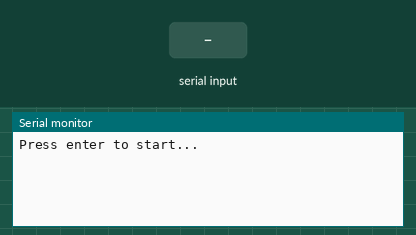
A sketch run on a simulated ATtiny85, built with avr-gcc and run on an emulated ATtiny85. Shown: the last lines printed to the serial monitor. Inputs (shaded band) come from the test bench.

Above: at 0.8 s.
0.9 s: "1" received over Serial
At 1.9 s:
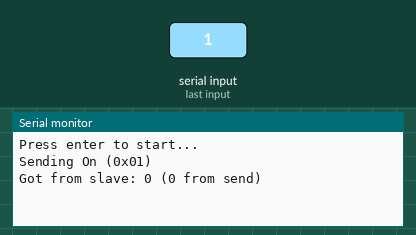
At 5.7 s:
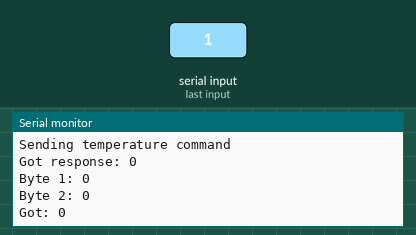

Measured:
- after the input at 0.9 s, the serial monitor: prints a new line at once (image 1)

The sketch:

mega_tiny_spi.ino
```cpp
#include <SPI.h>

#define SPI_CLOCK 200000

void setup()
{
    Serial.begin(9600);

    SPI.begin();

    Serial.println("Press enter to start...");
    while(!Serial.available())
    {

    }
}

void loop()
{
    constexpr int delay_amt = 2000;

    Serial.println("Sending On (0x01)");
    send_spi_instr(0x01); // On
    delay(delay_amt);

    Serial.println("Sending Off (0x02)");
    send_spi_instr(0x02); // Off
    delay(delay_amt);

    read_temp();
    delay(delay_amt);
}

void send_spi_instr(char out_value)
{
    // Send data
    SPI.beginTransaction(SPISettings(SPI_CLOCK, MSBFIRST, SPI_MODE1));
    int s = SPI.transfer(out_value);
    SPI.endTransaction();

    // Wait a little bit for processing.
    delay(1);

    // Read the response.
    SPI.beginTransaction(SPISettings(SPI_CLOCK, MSBFIRST, SPI_MODE1));
    int r = SPI.transfer(0);
    SPI.endTransaction();

    Serial.print("Got from slave: ");
    Serial.print(r);
    Serial.print(" (");
    Serial.print(s);
    Serial.println(" from send)");
    Serial.println();
}

void read_temp()
{
    Serial.println("Sending temperature command");
    SPI.beginTransaction(SPISettings(SPI_CLOCK, MSBFIRST, SPI_MODE1));

    SPI.transfer(0x10);

    delay(1);

    // Read response.
    int r = SPI.transfer(0x00);
    Serial.print("Got response: ");
    Serial.println(r);

    // Wait a while.
    delay(1); // TODO - is this long enough?

    // Send get temperature command.
    SPI.transfer(0x11);
    delay(1);

    // Read 2 bytes
    uint8_t lsb = SPI.transfer(0x00);
    Serial.print("Byte 1: ");
    Serial.println(lsb);

    delay(1);

    uint8_t msb = SPI.transfer(0x00);
    Serial.print("Byte 2: ");
    Serial.println(msb);

    int16_t result = (int16_t)((msb << 8) | lsb);

    Serial.print("Got: ");
    Serial.println(result);
    Serial.println();

    SPI.endTransaction();
}

void read_two_test()
{
    SPI.beginTransaction(SPISettings(SPI_CLOCK, MSBFIRST, SPI_MODE1));
    SPI.transfer(0x03);

    delay(1);

    Serial.println("Reading two bytes");

    // Read 2 bytes
    uint8_t lsb = SPI.transfer(0x00);
    Serial.print("Byte 1: ");
    Serial.println(lsb);

    delay(1);

    uint8_t msb = SPI.transfer(0x00);
    Serial.print("Byte 2: ");
    Serial.println(msb);

    int16_t result = (int16_t)((msb << 8) | lsb);

    Serial.print("Got: ");
    Serial.println(result);

    SPI.endTransaction();
}
```
